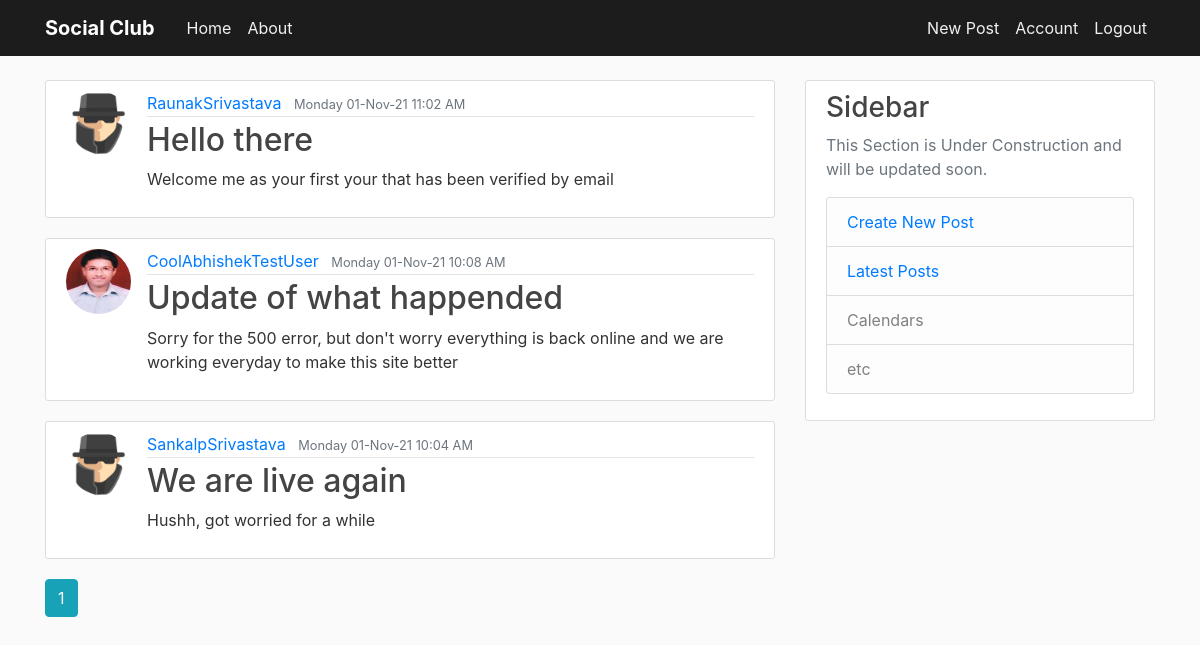
Screenshot of /home (signed in) with the database file from the repository.
### flaskblog/models.py (models this page shows, shortened)
class Post(db.Model):
    id = db.Column(db.Integer, primary_key=True)
    title = db.Column(db.String(100), nullable=False)
    date_posted = db.Column(db.DateTime, nullable=False,
                            default=datetime.utcnow)
    content = db.Column(db.Text, nullable=False)
    user_id = db.Column(db.Integer, db.ForeignKey('user.id'), nullable=False)
    post_edited = db.Column(db.Boolean,unique=False, default=False)

class User(db.Model,UserMixin):
    id = db.Column(db.Integer, primary_key=True)
    username = db.Column(db.String(20), unique=True, nullable=False)
    email = db.Column(db.String(120), unique=True, nullable=False)
    image_file = db.Column(db.String(20), nullable=False,
                           default='default.jpg')
    password = db.Column(db.String(60), nullable=False)
    date_of_join = db.Column(db.DateTime,default=datetime.utcnow())
    posts = db.relationship('Post', backref='author', lazy=True)

### flaskblog/main/routes.py (the view)
@main.route("/")
@main.route("/home")
def home():
    page = request.args.get('page',1,type=int)
    posts = Post.query.order_by(Post.date_posted.desc()).paginate(page = page ,per_page=5)
    return render_template('home.html', posts=posts,timezone=timezone)

### flaskblog/models.py (called while the page is built)
@login_manager.user_loader
def load_user(user_id):
    return User.query.get(int(user_id))

### flaskblog/templates/home.html
{% extends "layout.html" %}
{% block content %}
{% for post in posts.items%}
<article class="media content-section">
  <a href ="{{url_for('users.user_posts',username=post.author.username)}}">
    <img alt="{{post.author.username}} Photo" class ="rounded-circle article-img" src ="{{url_for('static',filename='profile_pics/'+post.author.image_file)}}"></img></a>
    <div class="media-body">
        <div class="article-metadata">
            <a class="mr-2" href="{{url_for('users.user_posts',username=post.author.username)}}">{{ post.author.username }}</a>
            {%if post.post_edited %}
            <small class="text-muted">{{ post.date_posted.replace(tzinfo=timezone.utc).astimezone(tz=None).strftime('%A %d-%b-%y %I:%M %p') }} (Edited)</small>
            {%else%}
            <small class="text-muted">{{ post.date_posted.replace(tzinfo=timezone.utc).astimezone(tz=None).strftime('%A %d-%b-%y %I:%M %p') }}</small>
            {%endif%}
        </div>
        <h2><a class="article-title" href="{{url_for('posts.post',post_id=post.id)}}">{{ post.title }}</a></h2>
        <p class="article-content">{{ post.content }}</p>
    </div>
</article>
{% endfor %}
{% for page_num in posts.iter_pages(left_edge=1, right_edge=1, left_current=1, right_current=2) %}
  {% if page_num %}
    {% if posts.page == page_num %}
      <a class="btn btn-info mb-4" href="{{ url_for('main.home', page=page_num) }}">{{ page_num }}</a>
    {% else %}
      <a class="btn btn-outline-info mb-4" href="{{ url_for('main.home', page=page_num) }}">{{ page_num }}</a>
    {% endif %}
  {% else %}
    ...
  {% endif %}
{% endfor %}
{% endblock content %}

### flaskblog/static/main.css (style rules this page uses)
body { background: #fafafa; color: #333333; margin-top: 5rem; }
h1, h2, h3, h4, h5, h6 { color: #444444; }
.content-section { background: #ffffff; padding: 10px 20px; border: 1px solid #dddddd; border-radius: 3px; margin-bottom: 20px; }
.article-title { color: #444444; }
.article-content { white-space: pre-line; }
.article-img { height: 65px; width: 65px; margin-right: 16px; }
.article-metadata { padding-bottom: 1px; margin-bottom: 4px; border-bottom: 1px solid #e3e3e3 }

### rows the page displays
Post: image_file (placeholder picture), author.username "RaunakSrivastava", date_posted.replace "Monday 01-Nov-21 11:02 AM", title "Hello there", content "Welcome me as your first your that has been verified by email"
Post: image_file (picture), author.username "CoolAbhishekTestUser", date_posted.replace "Monday 01-Nov-21 10:08 AM", title "Update of what happended", content "Sorry for the 500 error, but don't worry everything is back online and we are working everyday to make this site better"
Post: image_file (placeholder picture), author.username "SankalpSrivastava", date_posted.replace "Monday 01-Nov-21 10:04 AM", title "We are live again", content "Hushh, got worried for a while"

### other values shown
{{ page_num }} "1"
